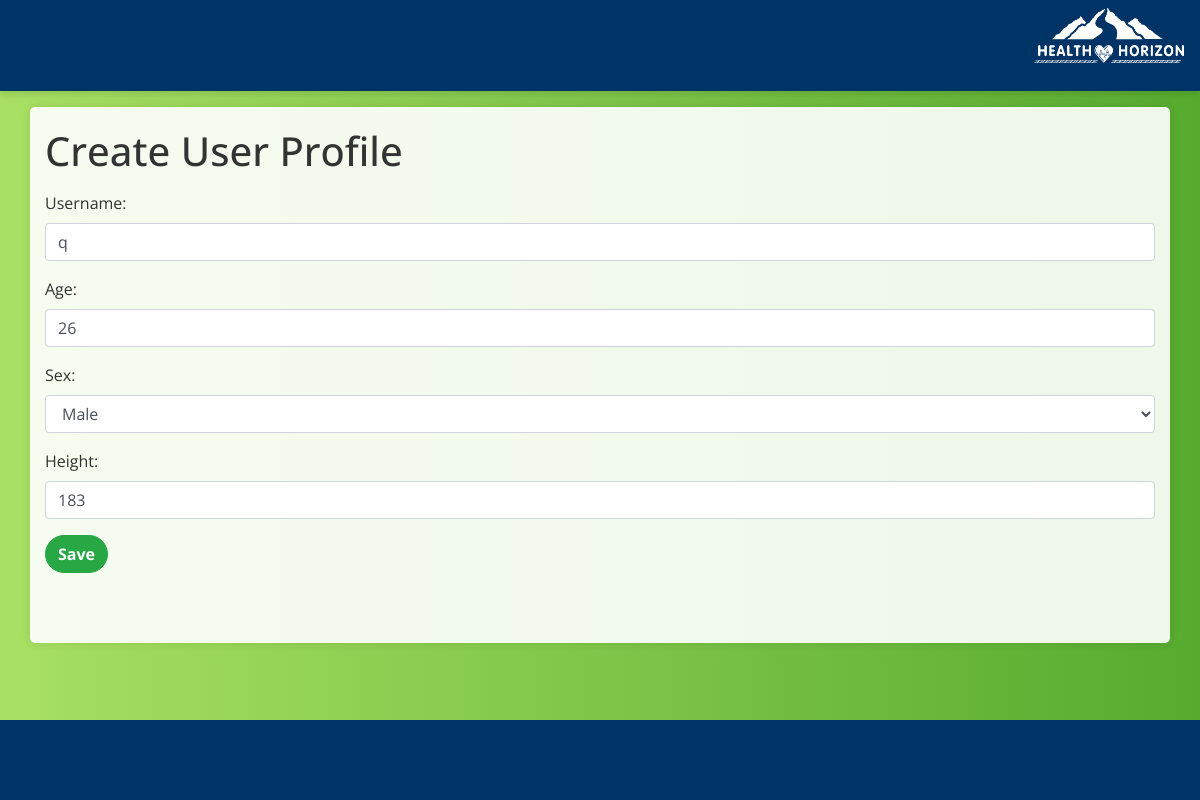
Before: /userprofile/3/update/ (signed in) with the older database file.
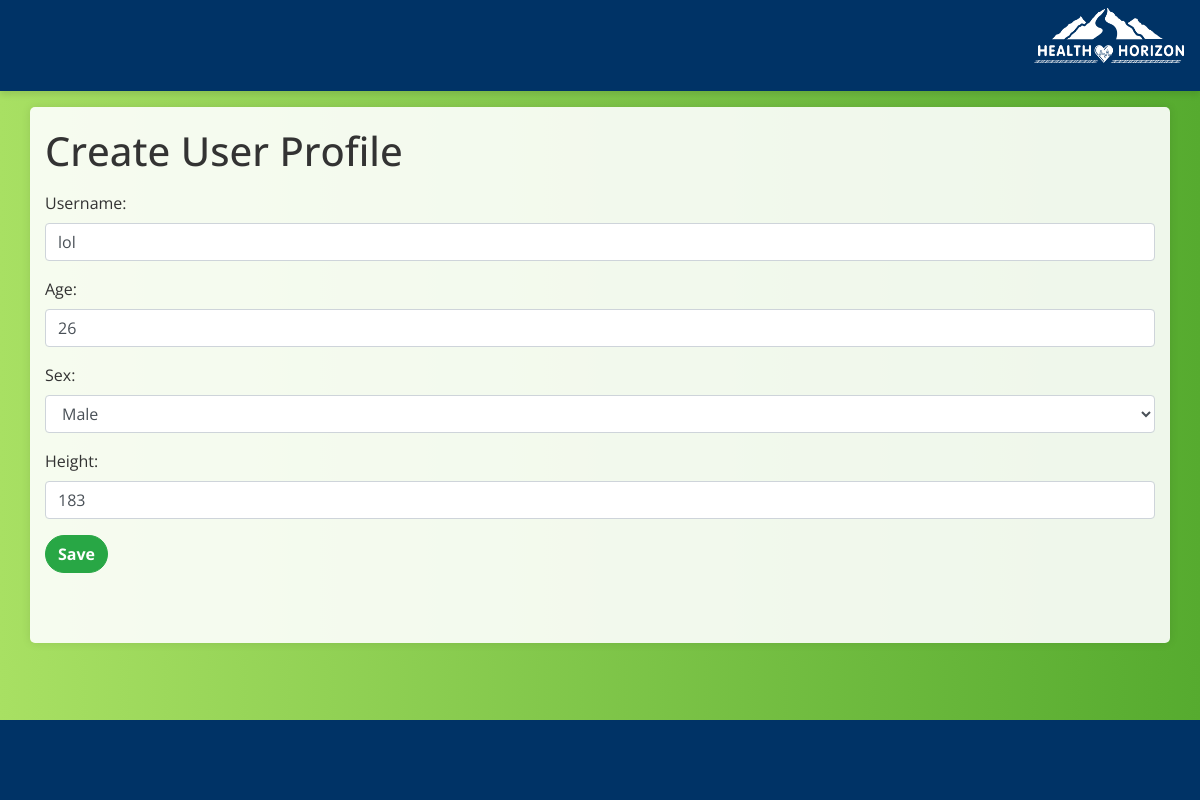
After: the same page with the newer database file.
### health_app/models.py (models this page shows, shortened)
class UserProfile(AbstractBaseUser):
    username = models.CharField(max_length=150, unique=True)
    SEX_CHOICES = (
        ('M', 'Male'),
        ('F', 'Female'),
    )
    age = models.PositiveIntegerField()
    sex = models.CharField(max_length=1, choices=SEX_CHOICES)
    height = models.PositiveIntegerField(help_text="Height in centimeters")
    is_active = models.BooleanField(default=True)
    is_staff = models.BooleanField(default=False)  # This is needed for the admin site
    is_superuser = models.BooleanField(default=False)  # Needed for Django's built-in permissions
    objects = CustomUserManager()
    USERNAME_FIELD = 'username'
    REQUIRED_FIELDS = ['age', 'sex', 'height']

### health_app/views.py (the view)
# urls.py: path('userprofile/<int:pk>/update/', UserProfileUpdateView.as_view(), name='userprofile_update'),
class UserProfileUpdateView(LoginRequiredMixin, UpdateView):
    model = UserProfile
    form_class = UserProfileUpdateForm
    template_name = 'userprofile_form.html'

### health_app/forms.py (shortened to what this page needs)
class UserProfileUpdateForm(forms.ModelForm):
    class Meta:
        model = UserProfile
        fields = ('username', 'age', 'sex', 'height')

### health_app/templates/userprofile_form.html (shortened to what this page needs)
{% extends 'base.html' %}
{% load widget_tweaks %}
{% block content %}
  <h1>Create User Profile</h1>
  <form method="post" class="mt-3">
    {% for field in form %}
      <div class="form-group">
        {{ field.label_tag }}
        {{ field|add_class:"form-control" }}
      </div>
    {% endfor %}
    <button type="submit" class="btn btn-primary">Save</button>
  </form>
{% endblock %}

### health_app/templates/base.html (shortened to what this page needs)
{% load static %}
<!DOCTYPE html>
<html lang="en">
<head>
    <link rel="stylesheet" href="https://maxcdn.bootstrapcdn.com/bootstrap/4.5.2/css/bootstrap.min.css">
    <link rel="stylesheet" href="{% static 'health_horizon_theme.css' %}">
</head>
<body>
    <nav class="navbar navbar-expand-lg navbar-dark">
        <div class="ml-auto">
          <a href="#" class="logo-link">
            <img src="{% static 'images/logo.png' %}" alt="HealthHorizon Logo" width="150" height="75">
          </a>
        </div>
    </nav>
    <main class="container mt-3">
        {% block content %}{% endblock %}
    </main>
    <footer>
        <div class="container text-center">
            <p>&copy; 2023 HealthHorizon. All rights reserved.</p>
        </div>
    </footer>
</body>
</html>

### static/health_horizon_theme.css (style rules this page uses)
body { font-family: 'Raleway', sans-serif; background: linear-gradient(to right, #a8e063, #56ab2f); color: #333; margin: 0; padding: 0; }
a { transition: color 0.3s ease; color: #28a745; }
.navbar { background-color: #003366; border: none; box-shadow: 0px 4px 6px rgba(0, 0, 0, 0.1); margin-bottom: 5px; }
.navbar-brand, .navbar a { color: #ffffff !important; }
main { background-color: rgba(255, 255, 255, 0.9); border-radius: 5px; padding: 20px; box-shadow: 0px 0px 10px rgba(0, 0, 0, 0.1); margin: 20px 15%; padding-bottom: 70px; }
footer { background-color: #003366; color: #ffffff; padding: 20px 0; position: fixed; width: 100%; bottom: 0; }
.btn { border-radius: 25px; font-weight: bold; }
.btn-primary { background-color: #28a745; border-color: #28a745; }
footer p { transform: translateX(-100%); transition: transform 0.5s; }
.logo-link img { padding-bottom: 20px; }

### health_app/templates/base.html (style rules this page uses)
body { font-family: 'Open Sans', sans-serif; }

Changed rows visible on the page:
changed UserProfile "Male": username "q" → "lol"
